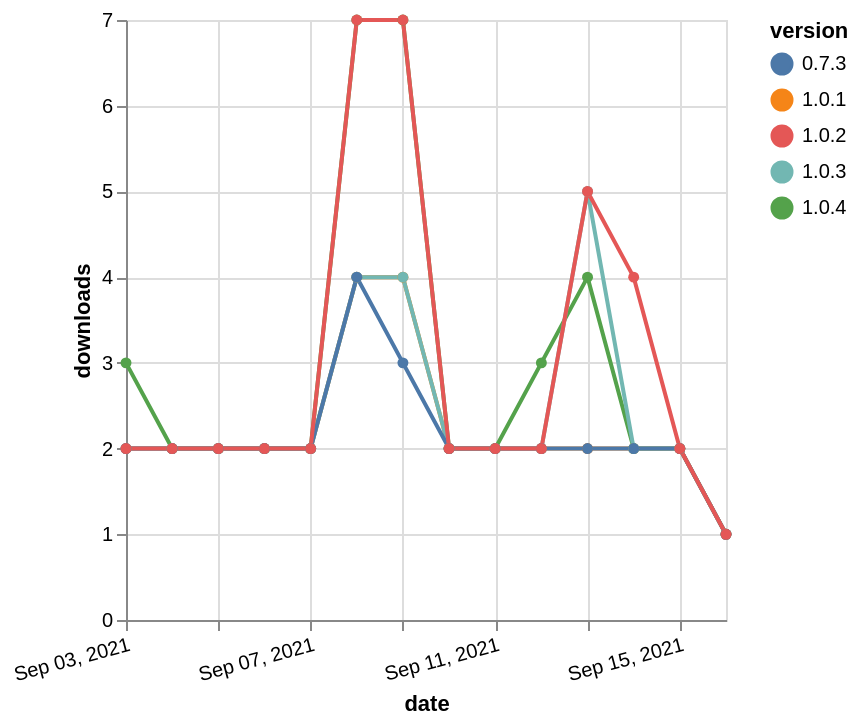

Vega-Lite specification stored for this chart:
### Vega-Lite specification from a JSON file in a GitHub repository (floating-point values rounded to 4 significant figures)
{"$schema": "https://vega.github.io/schema/vega-lite/v5.json", "description": "A simple bar chart with embedded data.", "data": {"values": [{"date": "2021-09-03", "total": 1523, "delta": 3, "version": "1.0.4"}, {"date": "2021-09-04", "total": 1525, "delta": 2, "version": "1.0.4"}, {"date": "2021-09-05", "total": 1527, "delta": 2, "version": "1.0.4"}, {"date": "2021-09-06", "total": 1529, "delta": 2, "version": "1.0.4"}, {"date": "2021-09-07", "total": 1531, "delta": 2, "version": "1.0.4"}, {"date": "2021-09-08", "total": 1538, "delta": 7, "version": "1.0.4"}, {"date": "2021-09-09", "total": 1545, "delta": 7, "version": "1.0.4"}, {"date": "2021-09-10", "total": 1547, "delta": 2, "version": "1.0.4"}, {"date": "2021-09-11", "total": 1549, "delta": 2, "version": "1.0.4"}, {"date": "2021-09-12", "total": 1552, "delta": 3, "version": "1.0.4"}, {"date": "2021-09-13", "total": 1556, "delta": 4, "version": "1.0.4"}, {"date": "2021-09-14", "total": 1558, "delta": 2, "version": "1.0.4"}, {"date": "2021-09-15", "total": 1560, "delta": 2, "version": "1.0.4"}, {"date": "2021-09-16", "total": 1561, "delta": 1, "version": "1.0.4"}, {"date": "2021-09-03", "total": 2920, "delta": 2, "version": "1.0.1"}, {"date": "2021-09-04", "total": 2922, "delta": 2, "version": "1.0.1"}, {"date": "2021-09-05", "total": 2924, "delta": 2, "version": "1.0.1"}, {"date": "2021-09-06", "total": 2926, "delta": 2, "version": "1.0.1"}, {"date": "2021-09-07", "total": 2928, "delta": 2, "version": "1.0.1"}, {"date": "2021-09-08", "total": 2932, "delta": 4, "version": "1.0.1"}, {"date": "2021-09-09", "total": 2936, "delta": 4, "version": "1.0.1"}, {"date": "2021-09-10", "total": 2938, "delta": 2, "version": "1.0.1"}, {"date": "2021-09-11", "total": 2940, "delta": 2, "version": "1.0.1"}, {"date": "2021-09-12", "total": 2942, "delta": 2, "version": "1.0.1"}, {"date": "2021-09-13", "total": 2944, "delta": 2, "version": "1.0.1"}, {"date": "2021-09-14", "total": 2946, "delta": 2, "version": "1.0.1"}, {"date": "2021-09-15", "total": 2948, "delta": 2, "version": "1.0.1"}, {"date": "2021-09-16", "total": 2949, "delta": 1, "version": "1.0.1"}, {"date": "2021-09-03", "total": 1780, "delta": 2, "version": "1.0.3"}, {"date": "2021-09-04", "total": 1782, "delta": 2, "version": "1.0.3"}, {"date": "2021-09-05", "total": 1784, "delta": 2, "version": "1.0.3"}, {"date": "2021-09-06", "total": 1786, "delta": 2, "version": "1.0.3"}, {"date": "2021-09-07", "total": 1788, "delta": 2, "version": "1.0.3"}, {"date": "2021-09-08", "total": 1792, "delta": 4, "version": "1.0.3"}, {"date": "2021-09-09", "total": 1796, "delta": 4, "version": "1.0.3"}, {"date": "2021-09-10", "total": 1798, "delta": 2, "version": "1.0.3"}, {"date": "2021-09-11", "total": 1800, "delta": 2, "version": "1.0.3"}, {"date": "2021-09-12", "total": 1802, "delta": 2, "version": "1.0.3"}, {"date": "2021-09-13", "total": 1807, "delta": 5, "version": "1.0.3"}, {"date": "2021-09-14", "total": 1809, "delta": 2, "version": "1.0.3"}, {"date": "2021-09-15", "total": 1811, "delta": 2, "version": "1.0.3"}, {"date": "2021-09-16", "total": 1812, "delta": 1, "version": "1.0.3"}, {"date": "2021-09-03", "total": 3109, "delta": 2, "version": "0.7.3"}, {"date": "2021-09-04", "total": 3111, "delta": 2, "version": "0.7.3"}, {"date": "2021-09-05", "total": 3113, "delta": 2, "version": "0.7.3"}, {"date": "2021-09-06", "total": 3115, "delta": 2, "version": "0.7.3"}, {"date": "2021-09-07", "total": 3117, "delta": 2, "version": "0.7.3"}, {"date": "2021-09-08", "total": 3121, "delta": 4, "version": "0.7.3"}, {"date": "2021-09-09", "total": 3124, "delta": 3, "version": "0.7.3"}, {"date": "2021-09-10", "total": 3126, "delta": 2, "version": "0.7.3"}, {"date": "2021-09-11", "total": 3128, "delta": 2, "version": "0.7.3"}, {"date": "2021-09-12", "total": 3130, "delta": 2, "version": "0.7.3"}, {"date": "2021-09-13", "total": 3132, "delta": 2, "version": "0.7.3"}, {"date": "2021-09-14", "total": 3134, "delta": 2, "version": "0.7.3"}, {"date": "2021-09-15", "total": 3136, "delta": 2, "version": "0.7.3"}, {"date": "2021-09-16", "total": 3137, "delta": 1, "version": "0.7.3"}, {"date": "2021-09-03", "total": 3841, "delta": 2, "version": "1.0.2"}, {"date": "2021-09-04", "total": 3843, "delta": 2, "version": "1.0.2"}, {"date": "2021-09-05", "total": 3845, "delta": 2, "version": "1.0.2"}, {"date": "2021-09-06", "total": 3847, "delta": 2, "version": "1.0.2"}, {"date": "2021-09-07", "total": 3849, "delta": 2, "version": "1.0.2"}, {"date": "2021-09-08", "total": 3856, "delta": 7, "version": "1.0.2"}, {"date": "2021-09-09", "total": 3863, "delta": 7, "version": "1.0.2"}, {"date": "2021-09-10", "total": 3865, "delta": 2, "version": "1.0.2"}, {"date": "2021-09-11", "total": 3867, "delta": 2, "version": "1.0.2"}, {"date": "2021-09-12", "total": 3869, "delta": 2, "version": "1.0.2"}, {"date": "2021-09-13", "total": 3874, "delta": 5, "version": "1.0.2"}, {"date": "2021-09-14", "total": 3878, "delta": 4, "version": "1.0.2"}, {"date": "2021-09-15", "total": 3880, "delta": 2, "version": "1.0.2"}, {"date": "2021-09-16", "total": 3881, "delta": 1, "version": "1.0.2"}]}, "width": "container", "mark": {"type": "line", "point": {"filled": true}}, "encoding": {"x": {"field": "date", "type": "temporal", "timeUnit": "yearmonthdate", "title": "date", "axis": {"labelAngle": -15}}, "y": {"field": "delta", "type": "quantitative", "title": "downloads"}, "color": {"field": "version", "type": "nominal"}, "tooltip": {"field": "delta"}}}
